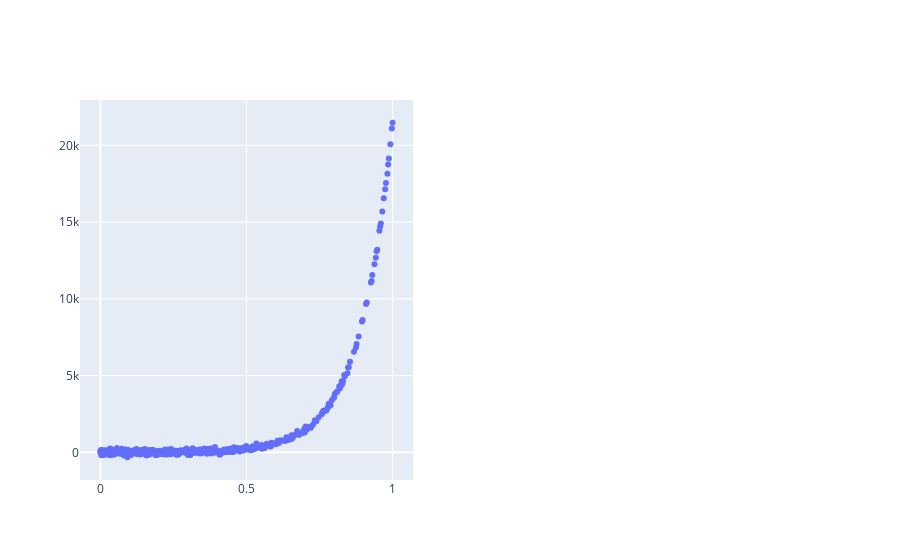

The cell this chart's notebook holds for it:
### Code cell
#########################################################################
## DATA GENERATION
#########################################################################
np.random.seed(42)
#X = pd.DataFrame(data={"x1": np.linspace(-2,2,2000) } ) #, 
X = pd.DataFrame(data={"x1": np.logspace(0.001,1,1000) } ) #, 
                       
                       #"x2": np.linspace(0,1,1000), #}) #,
                       #"x3": np.linspace(-2,2,1000), "x4": np.linspace(0,1,1000) })
                       #"x5": np.linspace(-2,2,1000), "x6": np.linspace(0,1,1000)})
y = pd.DataFrame(data={"y": np.exp(X["x1"]) + np.random.randn(len(X["x1"]))*100})  # - 2*X["x2"]

X_train, X_test, y_train, y_test = train_test_split(X, y, test_size=0.5, shuffle=True)

X_test = X_test.sort_index()
X_train = X_train.sort_index()
y_train = y_train.sort_index()
y_test = y_test.sort_index()

X_train.shape

X_norm = MinMaxScaler().fit_transform(X_train)
y_norm = StandardScaler().fit_transform(y_train)
y_norm = y_train.values

fig = make_subplots(rows=1, cols=2, 
                    specs=[[{'type':'scatter'}, {'type':'scatter3d'}] ])

fig.add_trace(go.Scatter(x=X_norm[:,0], y=y_norm.ravel(), mode="markers", name="Data"), row=1, col=1)
#fig.add_trace(go.Scatter3d(x=X_norm[:,0], y=X_norm[:,1], z=y_norm.ravel(),
#                           name="Data", mode="markers"), row=1, col=2)
fig.show()

### Figure 1 — Plotly figure (JSON) as saved in the notebook; plotly's stock layout.template omitted (floating-point values rounded to 4 significant figures; data arrays with more than 128 entries replaced by an {"elided": "..."} marker saying what was removed)
{"data": [{"mode": "markers", "name": "Data", "type": "scatter", "x": {"elided": "500 float values"}, "xaxis": "x", "y": {"elided": "500 float values"}, "yaxis": "y"}], "layout": {"scene": {"domain": {"x": [0.55, 1], "y": [0, 1]}}, "xaxis": {"anchor": "y", "domain": [0, 0.45]}, "yaxis": {"anchor": "x", "domain": [0, 1]}}}
